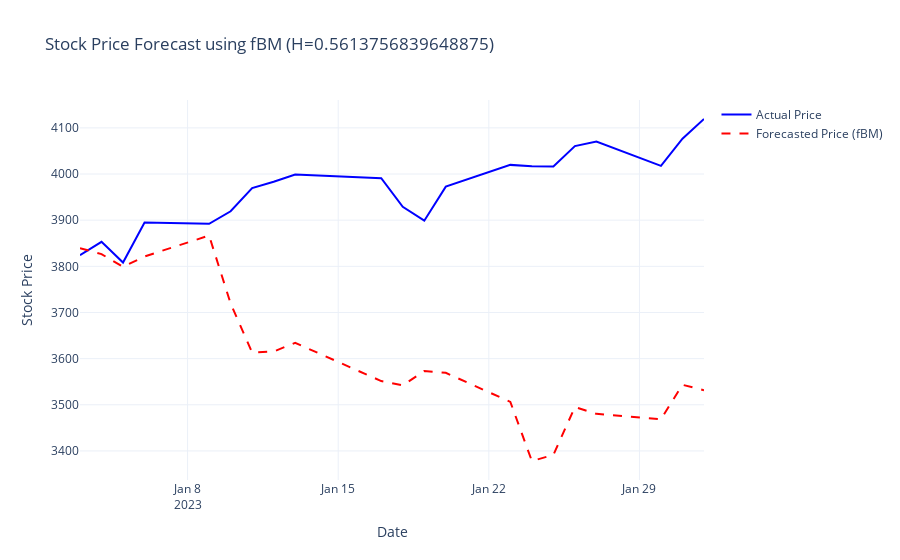

Write notebook code for a chart like this one.
### Code cell
from stochastic.processes.continuous import FractionalBrownianMotion
import numpy as np
import random
import plotly.graph_objects as go

def simulate_fbm_prices(train_data, test_data, H):
    """Simulate future stock prices using a geometric fractional Brownian motion model."""    
    # Calculate drift (μ) and volatility (σ) from training log returns
    mu = train_data["log_returns"].mean()
    sigma = train_data["log_returns"].std()

    # Define Fractional Brownian Motion (fBM) model
    n_days = len(test_data)
    fbm = FractionalBrownianMotion(hurst=H, t=n_days - 1)
    fbm_values = fbm.sample(n=n_days - 1)
    
    # Use the last known price from training data as the starting point
    S0 = train_data['price'].iloc[-1]
    simulated_prices = S0 * np.exp(mu * np.arange(n_days) + sigma * fbm_values)
    
    return simulated_prices

def plot_actual_vs_simulated(test_data, simulated_prices, H):
    """Create an interactive Plotly plot comparing the actual prices with simulated prices."""
    fig = go.Figure()
    fig.add_trace(go.Scatter(
        x=test_data.index,
        y=test_data["price"],
        mode='lines',
        name='Actual Price',
        line=dict(color='blue')
    ))
    fig.add_trace(go.Scatter(
        x=test_data.index,
        y=simulated_prices,
        mode='lines',
        name='Forecasted Price (fBM)',
        line=dict(color='red', dash='dash')
    ))
    fig.update_layout(
        title=f"Stock Price Forecast using fBM (H={H})",
        xaxis_title="Date",
        yaxis_title="Stock Price",
        template="plotly_white"
    )
    fig.show()

simulated_prices = simulate_fbm_prices(SNP_training_df, SNP_testing_df, SNP_hurst_est)
plot_actual_vs_simulated(SNP_testing_df, simulated_prices, SNP_hurst_est)

### Figure 1 — Plotly figure (JSON) as saved in the notebook; plotly's stock layout.template omitted (floating-point values rounded to 4 significant figures)
{"data": [{"line": {"color": "blue"}, "mode": "lines", "name": "Actual Price", "type": "scatter", "x": ["2023-01-03T00:00:00", "2023-01-04T00:00:00", "2023-01-05T00:00:00", "2023-01-06T00:00:00", "2023-01-09T00:00:00", "2023-01-10T00:00:00", "2023-01-11T00:00:00", "2023-01-12T00:00:00", "2023-01-13T00:00:00", "2023-01-17T00:00:00", "2023-01-18T00:00:00", "2023-01-19T00:00:00", "2023-01-20T00:00:00", "2023-01-23T00:00:00", "2023-01-24T00:00:00", "2023-01-25T00:00:00", "2023-01-26T00:00:00", "2023-01-27T00:00:00", "2023-01-30T00:00:00", "2023-01-31T00:00:00", "2023-02-01T00:00:00"], "y": [3824.0, 3853.0, 3808.0, 3895.0, 3892.0, 3919.0, 3970.0, 3983.0, 3999.0, 3991.0, 3929.0, 3899.0, 3973.0, 4020.0, 4017.0, 4016.0, 4060.0, 4071.0, 4018.0, 4077.0, 4119.0]}, {"line": {"color": "red", "dash": "dash"}, "mode": "lines", "name": "Forecasted Price (fBM)", "type": "scatter", "x": ["2023-01-03T00:00:00", "2023-01-04T00:00:00", "2023-01-05T00:00:00", "2023-01-06T00:00:00", "2023-01-09T00:00:00", "2023-01-10T00:00:00", "2023-01-11T00:00:00", "2023-01-12T00:00:00", "2023-01-13T00:00:00", "2023-01-17T00:00:00", "2023-01-18T00:00:00", "2023-01-19T00:00:00", "2023-01-20T00:00:00", "2023-01-23T00:00:00", "2023-01-24T00:00:00", "2023-01-25T00:00:00", "2023-01-26T00:00:00", "2023-01-27T00:00:00", "2023-01-30T00:00:00", "2023-01-31T00:00:00", "2023-02-01T00:00:00"], "y": [3840.0, 3826.0, 3799.0, 3821.0, 3867.0, 3719.0, 3613.0, 3615.0, 3634.0, 3551.0, 3542.0, 3573.0, 3569.0, 3506.0, 3378.0, 3391.0, 3495.0, 3480.0, 3469.0, 3543.0, 3532.0]}], "layout": {"title": {"text": "Stock Price Forecast using fBM (H=0.5613756839648875)"}, "xaxis": {"title": {"text": "Date"}}, "yaxis": {"title": {"text": "Stock Price"}}}}
